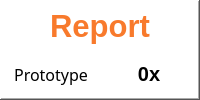
    <widget class="QFrame" name="Report">
     <property name="styleSheet">
      <string notr="true">background-color: white;</string>
     </property>
     <property name="frameShape">
      <enum>QFrame::Shape::WinPanel</enum>
     </property>
     <property name="frameShadow">
      <enum>QFrame::Shadow::Raised</enum>
     </property>
     <layout class="QVBoxLayout" name="verticalLayout_8">
      <property name="spacing">
       <number>0</number>
      </property>
      <property name="leftMargin">
       <number>0</number>
      </property>
      <property name="topMargin">
       <number>0</number>
      </property>
      <property name="rightMargin">
       <number>0</number>
      </property>
      <property name="bottomMargin">
       <number>0</number>
      </property>
      <item>
       <widget class="QLabel" name="LAbel">
        <property name="font">
         <font>
          <pointsize>23</pointsize>
          <bold>true</bold>
         </font>
        </property>
        <property name="styleSheet">
         <string notr="true">color:rgb(248, 122, 44)</string>
        </property>
        <property name="text">
         <string>Report</string>
        </property>
        <property name="alignment">
         <set>Qt::AlignmentFlag::AlignCenter</set>
        </property>
        <property name="wordWrap">
         <bool>false</bool>
        </property>
        <property name="textInteractionFlags">
         <set>Qt::TextInteractionFlag::LinksAccessibleByMouse|Qt::TextInteractionFlag::TextSelectableByMouse</set>
        </property>
       </widget>
      </item>
      <item>
       <widget class="QWidget" name="test_2" native="true">
        <layout class="QHBoxLayout" name="horizontalLayout_14">
         <property name="spacing">
          <number>0</number>
         </property>
         <property name="leftMargin">
          <number>0</number>
         </property>
         <property name="topMargin">
          <number>0</number>
         </property>
         <property name="rightMargin">
          <number>0</number>
         </property>
         <property name="bottomMargin">
          <number>0</number>
         </property>
         <item>
          <widget class="QLabel" name="name">
           <property name="sizePolicy">
            <sizepolicy hsizetype="Preferred" vsizetype="Fixed">
             <horstretch>0</horstretch>
             <verstretch>0</verstretch>
            </sizepolicy>
           </property>
           <property name="minimumSize">
            <size>
             <width>0</width>
             <height>40</height>
            </size>
           </property>
           <property name="maximumSize">
            <size>
             <width>16777215</width>
             <height>40</height>
            </size>
           </property>
           <property name="font">
            <font>
             <family>Noto Sans</family>
             <pointsize>12</pointsize>
            </font>
           </property>
           <property name="styleSheet">
            <string notr="true">color: #000000
</string>
           </property>
           <property name="lineWidth">
            <number>3</number>
           </property>
           <property name="text">
            <string>Prototype</string>
           </property>
           <property name="alignment">
            <set>Qt::AlignmentFlag::AlignCenter</set>
           </property>
          </widget>
         </item>
         <item>
          <widget class="QLabel" name="weight">
           <property name="sizePolicy">
            <sizepolicy hsizetype="Preferred" vsizetype="Fixed">
             <horstretch>0</horstretch>
             <verstretch>0</verstretch>
            </sizepolicy>
           </property>
           <property name="minimumSize">
            <size>
             <width>0</width>
             <height>40</height>
            </size>
           </property>
           <property name="maximumSize">
            <size>
             <width>125</width>
             <height>40</height>
            </size>
           </property>
           <property name="font">
            <font>
             <pointsize>15</pointsize>
             <bold>true</bold>
            </font>
           </property>
           <property name="styleSheet">
            <string notr="true">color:#000000
</string>
           </property>
           <property name="lineWidth">
            <number>3</number>
           </property>
           <property name="midLineWidth">
            <number>0</number>
           </property>
           <property name="text">
            <string>0x</string>
           </property>
           <property name="alignment">
            <set>Qt::AlignmentFlag::AlignCenter</set>
           </property>
          </widget>
         </item>
        </layout>
       </widget>
      </item>
     </layout>
    </widget>
